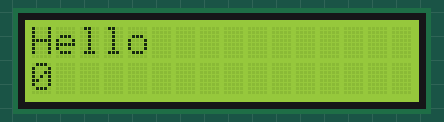
Recording of a sketch running on a simulated Arduino Uno, built with avr-gcc and run on an emulated ATmega328P. On the bench: 16×2 character LCD.

Above: at 0.1 s.
At 4.1 s:
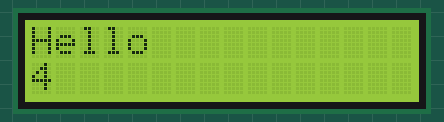
At 9.1 s:
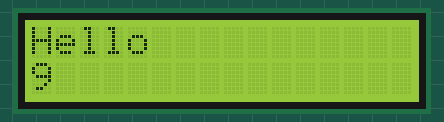
At 19.1 s:
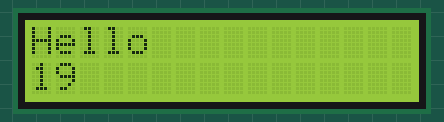
At 28.1 s:
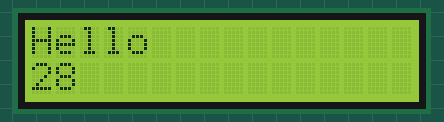
At 38.1 s:
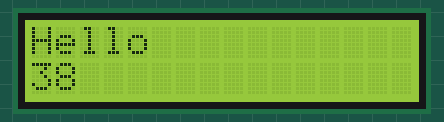

Measured:
- what the display in image 1 shows lasts 1.0 s, from 4.1 s to 5.1 s

The sketch:

lcd_test01.ino
```cpp
#include <LiquidCrystal.h>
LiquidCrystal lcd(12,11,4,5,6,7);
int count;
void setup() {
  //가로로 2줄, 세로로 16글자로 표현
  lcd.begin(16,2);//1602 LCD
  lcd.print("Hello");
}

void loop() {
  lcd.setCursor(0,1);//(행,컬럼)
  //lcd.print("1234567");
//  for(int i=0;i<9;i++){
//    lcd.print(i);
//    delay(500);
//  }
  lcd.print(count++);
  delay(1000);
}
```
